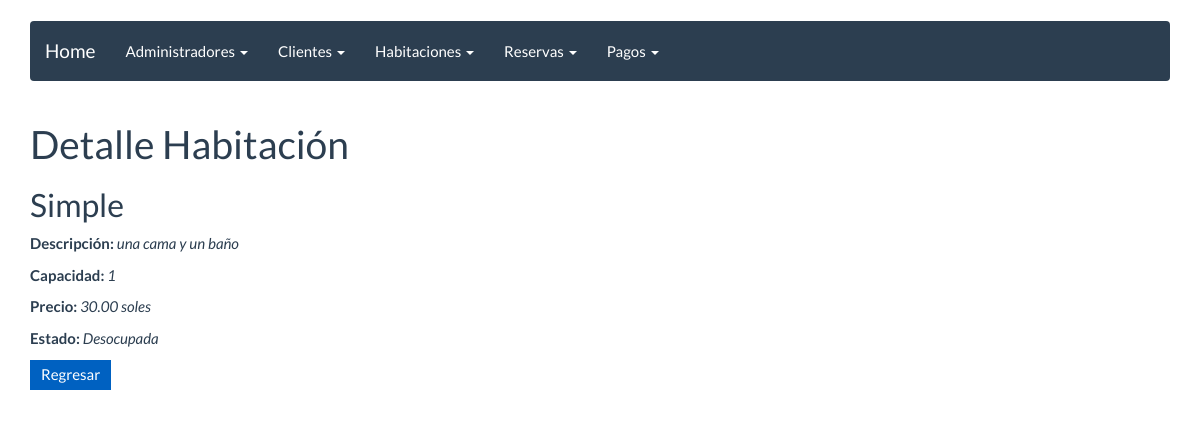
The app's page /habitacion/1 with its own data.
### reservar/models.py (models this page shows, shortened)
class Habitacion(models.Model):
	estado_choices = (
        ('O', 'Ocupada'),
        ('D', 'Desocupada'),
    )
	nombre_habitacion = models.CharField(max_length=50)
	descripcion=models.CharField(max_length=200)
	capacidad=models.IntegerField()
	precio=models.DecimalField(max_digits=5, decimal_places=2)
	estado = models.CharField(max_length=1,choices=estado_choices,default='D')

### reservar/views.py (the view)
# urls.py: url(r'^habitacion/(?P<pk>\d+)$', HabitacionDetail.as_view(), name='habitacion_detail'),
class HabitacionDetail(DetailView):
    model = Habitacion
    template_name = "habitacion_detail.html"

### templates/habitacion_detail.html (shortened to what this page needs)
{% extends 'base.html' %}
{% block content %}
<h1>Detalle Habitación</h1>
<h2>{{ habitacion.nombre_habitacion }}</h2>
<p><strong>Descripción:</strong> <i>{{ habitacion.descripcion }}</i></p>
<p><strong>Capacidad:</strong> <i>{{ habitacion.capacidad }}</i></p>
<p><strong>Precio:</strong> <i>{{ habitacion.precio }} soles</i></p>
<p><strong>Estado:</strong> <i>{{ habitacion.get_estado_display }}</i></p>
<p>
    <a href="{% url 'habitacion_listar' %}"><button>Regresar</button></a>
</p>
{% endblock%}

### records on screen
Habitacion: nombre_habitacion "Simple", descripcion "una cama y un baño", capacidad "1", precio "30.00", estado "Desocupada"
